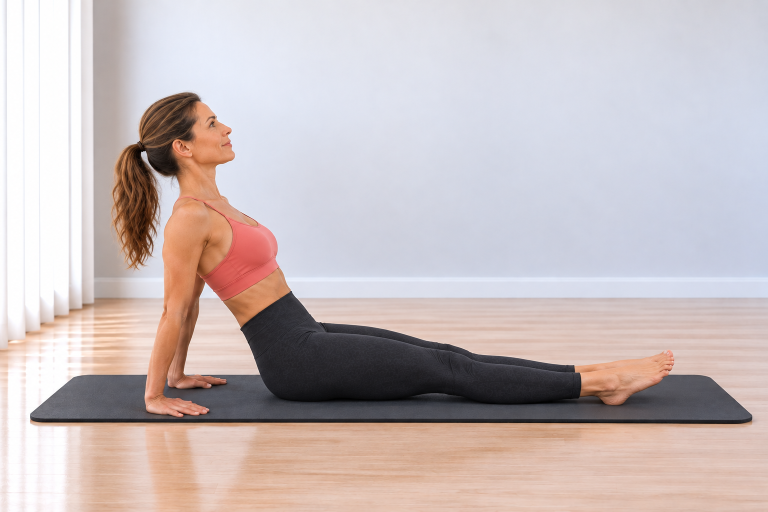
#> input picture Pilates Assets/02_Exercise_Cards/Reverse Plank/reverse_plank_start.png, 1536 x 1024 px (shown at 1/2 size); the run also reads 1 picture not shown here
$ python build_reverse_plank_cards.py
#> lines starting #> are read from the running program, lines starting #| are printed output that depends on the picture; after the words box and inside, x2 and y2 are one past the last pixel; in counts of white or black regions, pixels touching at a corner belong together
# -*- coding: utf-8 -*-
from pathlib import Path
import hashlib

from PIL import Image, ImageDraw, ImageFont, ImageOps


BASE = Path(__file__).resolve().parent
START = BASE / "reverse_plank_start.png"
HERO = BASE / "reverse_plank_hero.png"
GUIDE = BASE / "reverse_plank_guide_card_v01.png"
STEP = BASE / "reverse_plank_step_by_step_v01.png"
EXPECTED_HASHES = {
    START: "9758ceceb5f1c917fae58d3688fb13c1d62c0439862d29f5898b70253e7a38e6",
    HERO: "a8d0f4eedff02e13c5978c3e887939ea38dc02f2eb84fcb3df90dda3038e831a",
}

BG = (244, 251, 250)
CARD = (255, 255, 255)
INK = (38, 44, 47)
MUTED = (101, 115, 119)
TEAL = (20, 154, 154)
TEAL_D = (14, 122, 123)
LINE = (210, 232, 230)
SOFT = (231, 247, 246)
WARN = (255, 247, 244)
WARN_LINE = (242, 220, 216)
WARN_ICON = (199, 92, 84)
FONT_DIR = Path(r"C:\Windows\Fonts")

GUIDE_HOW = [
    ("1", "Sedni si s nataženýma nohama a dlaně opři o podložku za boky."),
    ("2", "Zpevni břicho a hýždě. Ramena drž stabilní a daleko od uší."),
    ("3", "S výdechem zatlač do dlaní a pat a zvedni pánev do jedné linie s trupem a nohama."),
    ("4", "S nádechem vrať pánev pomalu a kontrolovaně zpět na podložku."),
]
GUIDE_WATCH = (
    "Nepropadej se mezi rameny, nezvedej ramena k uším a neprohýbej bedra. "
    "Pánev drž v linii s trupem a pohyb veď kontrolovaně."
)
STEP_TEXTS = [
    (
        "KROK 1",
        "VÝCHOZÍ POLOHA",
        START,
        "Sedni si s nataženýma nohama. Dlaně opři o podložku za boky a pánev nech na podložce.",
    ),
    (
        "KROK 2",
        "ZVEDNUTÍ PÁNVE",
        HERO,
        "Zatlač do dlaní a pat, zpevni střed těla a s výdechem zvedni pánev.",
    ),
    (
        "KROK 3",
        "OBRÁCENÉ PRKNO",
        HERO,
        "Udrž tělo v jedné linii, ramena stabilní a krk přirozeně prodloužený.",
    ),
    (
        "KROK 4",
        "NÁVRAT",
        START,
        "S nádechem spusť pánev pomalu a kontrolovaně zpět na podložku.",
    ),
]
STEP_BREATH = "Vydechni při zvedání pánve. Nadechni se při návratu zpět na podložku."
STEP_WATCH = (
    "Ramena drž stabilní a daleko od uší. Nepropadej se mezi nimi, neprohýbej bedra "
    "a pánev nezvedej výš než do rovné linie těla."
)


def sha256(path):
    return hashlib.sha256(path.read_bytes()).hexdigest()


def font(name, size):
#> called with name = 'arialbd.ttf', size = 38
    for candidate in (FONT_DIR / name, FONT_DIR / "arial.ttf", FONT_DIR / "segoeui.ttf"):
        if candidate.exists():
            return ImageFont.truetype(str(candidate), size)
    return ImageFont.load_default()


F = {
    "title": font("arialbd.ttf", 38),
    "h2": font("arialbd.ttf", 25),
    "h3": font("arialbd.ttf", 20),
    "body": font("arial.ttf", 20),
    "small": font("arial.ttf", 17),
    "small_b": font("arialbd.ttf", 17),
    "tiny": font("arial.ttf", 14),
    "step_title": font("arialbd.ttf", 38),
    "step_h": font("arialbd.ttf", 22),
    "step_body": font("arial.ttf", 18),
}


def rounded(draw, box, radius=28, fill=CARD, outline=LINE, width=2):
    draw.rounded_rectangle(box, radius=radius, fill=fill, outline=outline, width=width)


def wrap_text(draw, text, selected_font, max_width):
    lines, current = [], ""
    for word in text.split():
        candidate = (current + " " + word).strip()
        if draw.textbbox((0, 0), candidate, font=selected_font)[2] <= max_width or not current:
            current = candidate
        else:
            lines.append(current)
            current = word
    if current:
        lines.append(current)
    return lines


def draw_wrapped(draw, xy, text, selected_font, fill, max_width, line_gap=7):
    x, y = xy
    last_bottom = y
    for line in wrap_text(draw, text, selected_font, max_width):
        draw.text((x, y), line, font=selected_font, fill=fill)
        box = draw.textbbox((x, y), line, font=selected_font)
        last_bottom = box[3]
        y += draw.textbbox((0, 0), line, font=selected_font)[3] + line_gap
    return y, last_bottom


def fit_image(path, size, centering=(0.5, 0.56)):
    with Image.open(path) as source:
        return ImageOps.fit(source.convert("RGB"), size, Image.Resampling.LANCZOS, centering=centering)


def paste_round(base, image, box, radius=22):
    x1, y1, x2, y2 = box
    size = (x2 - x1, y2 - y1)
    if image.size != size:
        image = image.resize(size, Image.Resampling.LANCZOS)
    mask = Image.new("L", size, 0)
    ImageDraw.Draw(mask).rounded_rectangle((0, 0, size[0], size[1]), radius=radius, fill=255)
    base.paste(image, (x1, y1), mask)


def center_text(draw, box, text, selected_font, fill):
    x1, y1, x2, y2 = box
    bounds = draw.textbbox((0, 0), text, font=selected_font)
    draw.text(
        (
            x1 + (x2 - x1 - (bounds[2] - bounds[0])) / 2,
            y1 + (y2 - y1 - (bounds[3] - bounds[1])) / 2 - 2,
        ),
        text,
        font=selected_font,
        fill=fill,
    )


def pill(draw, xy, text, selected_font):
    x, y = xy
    bounds = draw.textbbox((0, 0), text, font=selected_font)
    box = (x, y, x + bounds[2] - bounds[0] + 32, y + bounds[3] - bounds[1] + 16)
    draw.rounded_rectangle(box, radius=16, fill=SOFT, outline=LINE, width=1)
    draw.text((x + 16, y + 7), text, font=selected_font, fill=TEAL_D)
    return box[2] + 8


def draw_icon(draw, center, kind, color=TEAL):
    x, y = center
    if kind == "breath":
        draw.arc((x - 8, y - 8, x + 8, y + 8), 25, 320, fill=color, width=3)
        draw.line((x + 7, y - 8, x + 12, y - 8, x + 12, y - 3), fill=color, width=3)
    elif kind == "focus":
        draw.ellipse((x - 8, y - 8, x + 8, y + 8), outline=color, width=3)
        draw.ellipse((x - 3, y - 3, x + 3, y + 3), fill=color)
    elif kind == "repeat":
        draw.arc((x - 9, y - 7, x + 9, y + 7), 200, 20, fill=color, width=3)
        draw.polygon([(x + 8, y - 8), (x + 14, y - 5), (x + 9, y - 1)], fill=color)
    elif kind == "warn":
        draw.polygon([(x, y - 10), (x - 10, y + 9), (x + 10, y + 9)], outline=color, width=3)
        draw.line((x, y - 3, x, y + 3), fill=color, width=2)
        draw.ellipse((x - 1, y + 6, x + 1, y + 8), fill=color)


def ensure_margin(label, bottom, card_bottom, minimum=20):
    margin = card_bottom - bottom
    if margin < minimum:
        raise RuntimeError(f"{label} bottom margin {margin}px is below {minimum}px")
    return margin


def verify_sources():
    for path, expected_hash in EXPECTED_HASHES.items():
        if not path.exists():
            raise FileNotFoundError(path)
        with Image.open(path) as image:
#> image is the input picture: PIL image 1536x1024 RGB; mean R, G, B 199.8, 188.1, 188.5
            if image.size != (1536, 1024) or image.mode != "RGB":
                raise RuntimeError(f"Unexpected source properties for {path.name}: {image.size} {image.mode}")
        if sha256(path) != expected_hash:
            raise RuntimeError(f"SHA mismatch for {path.name}")
#> pass 2 of the loop in verify_sources, `for path, expected_hash in EXPECTED_HASHES.items():`:
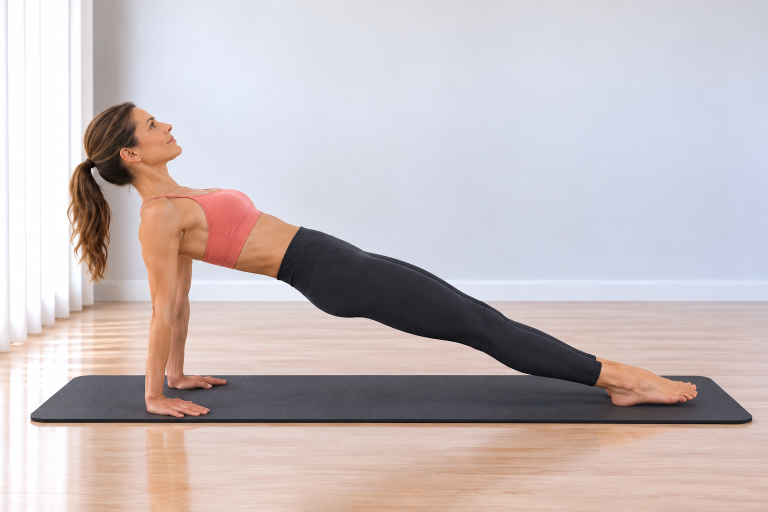
#> input picture Pilates Assets/02_Exercise_Cards/Reverse Plank/reverse_plank_hero.png, 1536 x 1024 px (shown at 1/2 size)
#> in verify_sources, image is the input picture: PIL image 1536x1024 RGB; mean R, G, B 197.9, 187.9, 189.6


def build_guide():
    image = Image.new("RGB", (780, 1688), BG)
#> image: PIL image 780x1688 RGB
    draw = ImageDraw.Draw(image)
    margins = {}

    rounded(draw, (34, 34, 746, 140))
    draw.text((62, 47), "REVERSE PLANK", font=F["title"], fill=INK)
    draw.text((62, 91), "Obrácené prkno", font=F["small_b"], fill=TEAL_D)
    _, bottom = draw_wrapped(
        draw,
        (62, 114),
        "Posílení středu těla, hýždí a stability ramen.",
        F["tiny"],
        MUTED,
        650,
        2,
    )
#> bottom = 126
    margins["GUIDE DESCRIPTION"] = 140 - bottom
    x = pill(draw, (62, 148), "Střed těla", F["small_b"])
#> x = 146
    pill(draw, (x, 148), "Bez pomůcky", F["small_b"])

    rounded(draw, (34, 196, 746, 653))
    paste_round(image, fit_image(HERO, (680, 393)), (50, 218, 730, 611))
#> in paste_round, `x1, y1, x2, y2 = box`: x1 = 50; y1 = 218; x2 = 730; y2 = 611
#> in paste_round, `size = (x2 - x1, y2 - y1)`: size = (680, 393)
#> in paste_round, `mask = Image.new("L", size, 0)`: mask: PIL image 680x393 L; every value is 0
#> in paste_round, `ImageDraw.Draw(mask).rounded_rectangle((0, 0, size[0], size[1]), radiu..`:
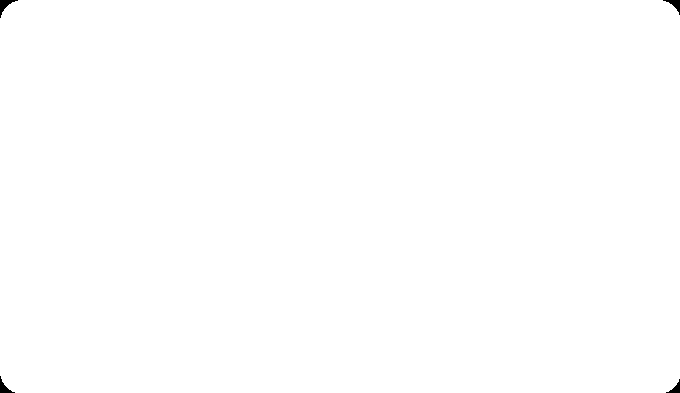
#> mask: PIL image 680x393 L; 99.9% white; 4 black regions, box (x1, y1, x2, y2) and area: (0, 0, 18, 18) 111, (663, 0, 680, 15) 93, (0, 376, 15, 393) 93, (666, 379, 680, 393) 76

    mini_y, mini_w, mini_h = 675, 218, 146
    xs = [34, 274, 514]
    labels = [
        ("START", "Výchozí sed", START),
        ("HERO", "Zvedni pánev", HERO),
        ("NÁVRAT", "Polož pánev", START),
    ]
    for index, (x0, (label, caption, source)) in enumerate(zip(xs, labels), 1):
        card_bottom = mini_y + mini_h + 74
        rounded(draw, (x0, mini_y, x0 + mini_w, card_bottom), 22)
        paste_round(
            image,
            fit_image(source, (mini_w - 22, mini_h)),
            (x0 + 11, mini_y + 10, x0 + mini_w - 11, mini_y + 10 + mini_h),
            16,
        )
#> call 2 of fit_image, with size = (196, 146), centering = (0.5, 0.56)
#> in fit_image (call 2), `return ImageOps.fit(source.convert("RGB"), size, Image.Resampling.LANC..`:
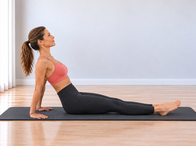
#> returned value: PIL image 196x146 RGB; mean R, G, B 196.4, 184, 184
#> call 2 of paste_round, with box = (45, 685, 241, 831), radius = 16
#> in paste_round (call 2), `x1, y1, x2, y2 = box`: x1 = 45; y1 = 685; x2 = 241; y2 = 831
#> in paste_round (call 2), `size = (x2 - x1, y2 - y1)`: size = (196, 146)
#> in paste_round (call 2), `mask = Image.new("L", size, 0)`: mask: PIL image 196x146 L; every value is 0
#> in paste_round (call 2), `ImageDraw.Draw(mask).rounded_rectangle((0, 0, size[0], size[1]), radiu..`:
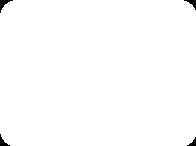
#> mask: PIL image 196x146 L; 99.3% white; 4 black regions, box (x1, y1, x2, y2) and area: (0, 0, 13, 13) 61, (184, 0, 196, 10) 48, (0, 134, 10, 146) 48, (187, 137, 196, 146) 36
        draw.ellipse((x0 + 15, mini_y + 15, x0 + 43, mini_y + 43), fill=TEAL)
        center_text(draw, (x0 + 15, mini_y + 15, x0 + 43, mini_y + 43), str(index), F["tiny"], CARD)
        center_text(draw, (x0 + 5, mini_y + mini_h + 14, x0 + mini_w - 5, mini_y + mini_h + 40), label, F["small_b"], INK)
        center_text(draw, (x0 + 5, mini_y + mini_h + 38, x0 + mini_w - 5, mini_y + mini_h + 59), caption, F["tiny"], MUTED)
#> pass 2 of the loop in build_guide, `for index, (x0, (label, caption, source)) in enumerate(zip(xs, labels)..`:

    info_y, box_w, box_h = 915, 218, 164
    info = [
        ("breath", "DECH", "Výdech při zvedání. Nádech při návratu."),
        ("focus", "ZAMĚŘ SE", "Pevný střed, aktivní hýždě a stabilní ramena."),
        ("repeat", "OPAKOVÁNÍ", "Prováděj pomalu podle předepsaného počtu opakování."),
    ]
    for index, (x0, (kind, heading, body)) in enumerate(zip(xs, info), 1):
        card_bottom = info_y + box_h
        rounded(draw, (x0, info_y, x0 + box_w, card_bottom), 22)
        draw_icon(draw, (x0 + 28, info_y + 30), kind)
        draw.text((x0 + 48, info_y + 18), heading, font=F["small_b"], fill=TEAL_D)
        _, body_bottom = draw_wrapped(draw, (x0 + 18, info_y + 56), body, F["small"], INK, box_w - 36, 4)
        margins[f"GUIDE INFO {index}"] = ensure_margin(f"Guide info {index}", body_bottom, card_bottom)
#> this loop made 3 passes
#> body_bottom on passes 1 to 3: 997, 996, 999
#> after the loop, margins = {'GUIDE DESCRIPTION': 14, 'GUIDE INFO 1': 82, 'GUIDE INFO 2': 83, 'GUIDE INFO 3': 80}

    rounded(draw, (34, 1090, 746, 1412), 26)
    draw.text((62, 1115), "JAK PROVÉST", font=F["h2"], fill=INK)
    y = 1157
    for number, text in GUIDE_HOW:
        draw.ellipse((62, y + 2, 92, y + 32), fill=SOFT, outline=LINE, width=1)
        center_text(draw, (62, y + 2, 92, y + 32), number, F["small_b"], TEAL_D)
        y, body_bottom = draw_wrapped(draw, (106, y), text, F["body"], INK, 590, 6)
        y += 7
#> this loop made 4 passes
#> (y, body_bottom) on passes 1 to 4: (1182, 1169), (1207, 1194), (1232, 1219), (1257, 1244)
#> after the loop, y = 1257
    margins["GUIDE HOW"] = ensure_margin("Guide how", body_bottom, 1412)

    rounded(draw, (34, 1440, 746, 1618), 26, WARN, WARN_LINE, 2)
    draw_icon(draw, (64, 1473), "warn", WARN_ICON)
    draw.text((92, 1457), "HLÍDEJ SI", font=F["h3"], fill=INK)
    _, watch_bottom = draw_wrapped(draw, (62, 1500), GUIDE_WATCH, F["body"], INK, 640, 7)
#> watch_bottom = 1512
    margins["GUIDE WATCH"] = ensure_margin("Guide watch", watch_bottom, 1618)
    draw.text((54, 1640), "Moovka", font=F["tiny"], fill=MUTED)
    image.save(GUIDE)
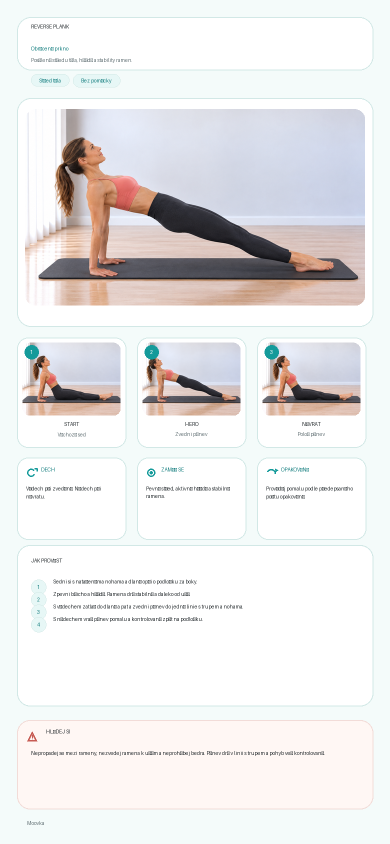
#> saved as reverse_plank_guide_card_v01.png: PIL image 780x1688 RGB (shown at 1/2 size); mean R, G, B 233.7, 232.6, 232.5
#> in main, `guide_margins = build_guide()`: guide_margins = {'GUIDE DESCRIPTION': 14, 'GUIDE INFO 1': 82, 'GUIDE INFO 2': 83, 'GUIDE INFO 3': 80, 'GUIDE HOW': 168, 'GUIDE WATCH': 106}
    return margins


def build_step():
    image = Image.new("RGB", (780, 2280), BG)
#> image: PIL image 780x2280 RGB
    draw = ImageDraw.Draw(image)
    margins = {}

    rounded(draw, (34, 34, 746, 126))
    draw.text((62, 50), "Krok za krokem", font=F["step_title"], fill=INK)
    draw.text((62, 96), "REVERSE PLANK • OBRÁCENÉ PRKNO", font=F["small_b"], fill=TEAL_D)

    y = 145
    for step_label, heading, source, body in STEP_TEXTS:
        card_height = 456
        card_bottom = y + card_height
        rounded(draw, (34, y, 746, card_bottom))
        draw.rounded_rectangle((58, y + 20, 148, y + 50), radius=15, fill=SOFT, outline=LINE, width=1)
        center_text(draw, (58, y + 20, 148, y + 50), step_label, F["small_b"], TEAL_D)
        draw.text((62, y + 66), heading, font=F["step_h"], fill=INK)
        image_bottom = y + 376
        paste_round(
            image,
            fit_image(source, (656, 280), (0.5, 0.5)),
            (62, y + 96, 718, image_bottom),
            20,
        )
#> in fit_image (call 5), `return ImageOps.fit(source.convert("RGB"), size, Image.Resampling.LANC..`:
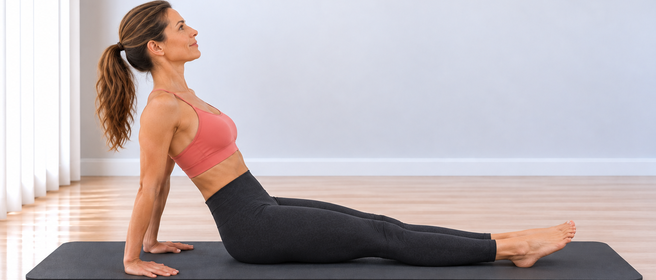
#> returned value: PIL image 656x280 RGB; mean R, G, B 188.3, 178.5, 181.1
#> in paste_round (call 5), `x1, y1, x2, y2 = box`: x1 = 62; y1 = 241; x2 = 718; y2 = 521
#> in paste_round (call 5), `size = (x2 - x1, y2 - y1)`: size = (656, 280)
#> in paste_round (call 5), `mask = Image.new("L", size, 0)`: mask: PIL image 656x280 L; every value is 0
#> in paste_round (call 5), `ImageDraw.Draw(mask).rounded_rectangle((0, 0, size[0], size[1]), radiu..`: mask: PIL image 656x280 L; 99.8% white; 4 black regions, box (x1, y1, x2, y2) and area: (0, 0, 16, 16) 92, (641, 0, 656, 13) 76, (0, 265, 13, 280) 76, (644, 268, 656, 280) 61
#> in paste_round (call 5), `base.paste(image, (x1, y1), mask)`:
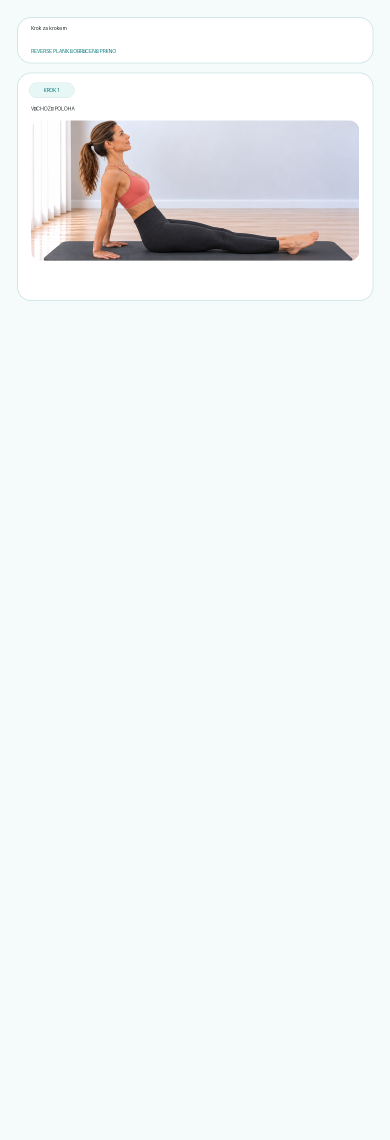
#> base: PIL image 780x2280 RGB (shown at 1/2 size); mean R, G, B 239.2, 243.8, 243.3
        _, body_bottom = draw_wrapped(draw, (62, image_bottom + 12), body, F["step_body"], INK, 650, 4)
#> body_bottom = 545
        margins[step_label] = ensure_margin(step_label, body_bottom, card_bottom)
        y += card_height + 5
#> pass 2 of the loop in build_step, `for step_label, heading, source, body in STEP_TEXTS:`:
#> in fit_image (call 6), `return ImageOps.fit(source.convert("RGB"), size, Image.Resampling.LANC..`:
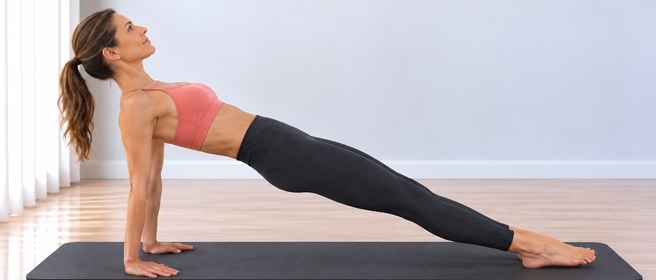
#> returned value: PIL image 656x280 RGB; mean R, G, B 186.9, 178.4, 182.3
#> y1 = 702; y2 = 982
#> in paste_round (call 6), `base.paste(image, (x1, y1), mask)`:
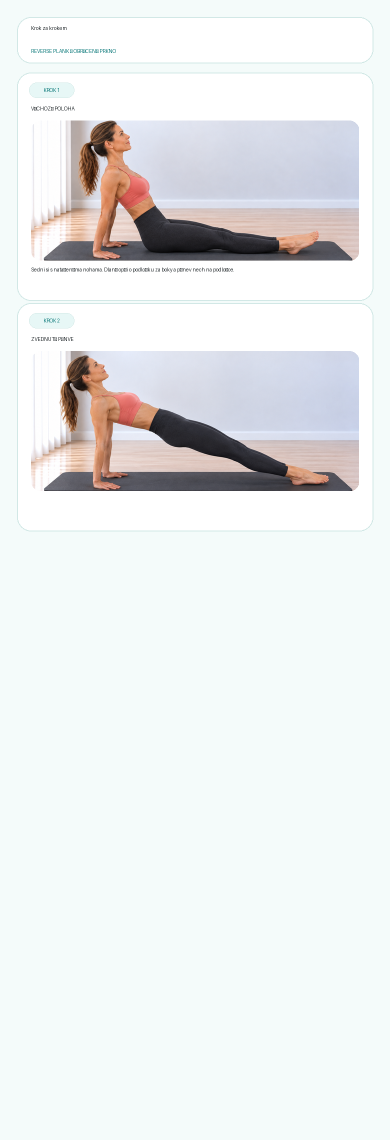
#> base: PIL image 780x2280 RGB (shown at 1/2 size); mean R, G, B 233.9, 236.4, 236.5
#> in build_step, `_, body_bottom = draw_wrapped(draw, (62, image_bottom + 12), body, F["..`: body_bottom = 1006

    rounded(draw, (34, 1994, 746, 2218), 28, WARN, WARN_LINE, 2)
    draw_icon(draw, (66, 2030), "breath")
    draw.text((98, 2013), "DECH", font=F["step_h"], fill=INK)
    next_y, breath_bottom = draw_wrapped(draw, (62, 2055), STEP_BREATH, F["step_body"], INK, 650, 5)
    margins["STEP BREATH"] = 2218 - breath_bottom
    draw_icon(draw, (66, next_y + 22), "warn", WARN_ICON)
    draw.text((98, next_y + 5), "HLÍDEJ SI", font=F["step_h"], fill=INK)
    _, watch_bottom = draw_wrapped(draw, (62, next_y + 43), STEP_WATCH, F["step_body"], INK, 650, 5)
    margins["STEP WATCH"] = ensure_margin("Step watch", watch_bottom, 2218)
    draw.text((54, 2240), "Moovka", font=F["tiny"], fill=MUTED)
    image.save(STEP)
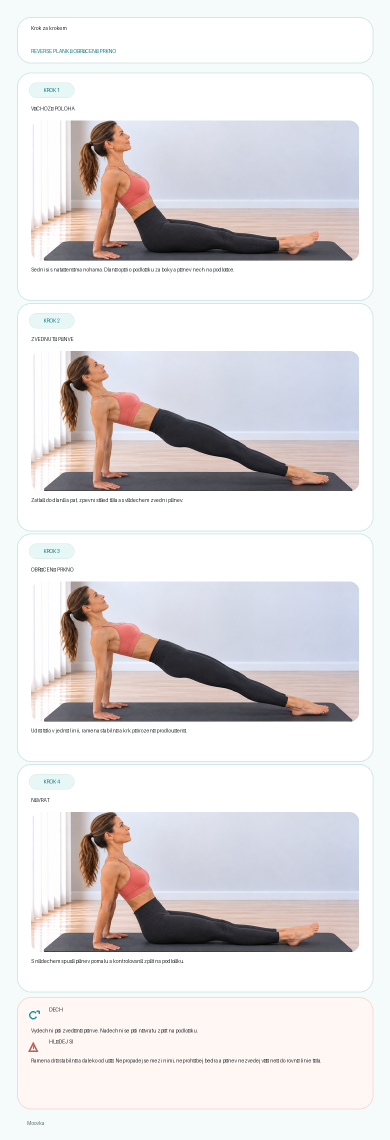
#> saved as reverse_plank_step_by_step_v01.png: PIL image 780x2280 RGB (shown at 1/2 size); mean R, G, B 224, 220.9, 221.8
    return margins


def main():
    verify_sources()
    before = {path: sha256(path) for path in EXPECTED_HASHES}
    guide_margins = build_guide()
    step_margins = build_step()
    after = {path: sha256(path) for path in EXPECTED_HASHES}
    if before != after:
        raise RuntimeError("Source image hash changed during export")
    for path, expected_size in ((GUIDE, (780, 1688)), (STEP, (780, 2280))):
        with Image.open(path) as image:
            if image.size != expected_size or image.mode != "RGB":
                raise RuntimeError(f"Unexpected export properties for {path.name}: {image.size} {image.mode}")
#> pass 2 of the loop in main, `for path, expected_size in ((GUIDE, (780, 1688)), (STEP, (780, 2280))):`:
    print(f"Exported {GUIDE.name} 780x1688 RGB SHA-256 {sha256(GUIDE)}")
    print(f"Exported {STEP.name} 780x2280 RGB SHA-256 {sha256(STEP)}")
    for label, margin in guide_margins.items():
        print(f"{label} bottom reserve: {margin}px")
#> this loop made 6 passes
#> (label, margin) on passes 1 to 6: ('GUIDE DESCRIPTION', 14), ('GUIDE INFO 1', 82), ('GUIDE INFO 2', 83), ('GUIDE INFO 3', 80), ('GUIDE HOW', 168), ('GUIDE WATCH', 106)
#| GUIDE DESCRIPTION bottom reserve: 14px
#| GUIDE INFO 1 bottom reserve: 82px
#| GUIDE INFO 2 bottom reserve: 83px
#| GUIDE INFO 3 bottom reserve: 80px
#| GUIDE HOW bottom reserve: 168px
#| GUIDE WATCH bottom reserve: 106px
    for label, margin in step_margins.items():
        print(f"{label} bottom reserve: {margin}px")
    for path, digest in after.items():
        print(f"Source unchanged {path.name}: {digest}")


if __name__ == "__main__":
    main()
